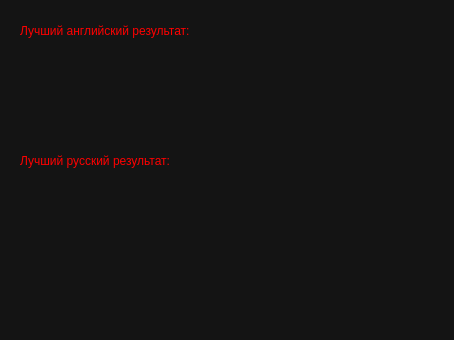
<?xml version="1.0" encoding="UTF-8"?>
<ui version="4.0">
 <class>MainWindow</class>
 <widget class="QMainWindow" name="MainWindow">
  <property name="geometry">
   <rect>
    <x>0</x>
    <y>0</y>
    <width>454</width>
    <height>340</height>
   </rect>
  </property>
  <property name="windowTitle">
   <string>MainWindow</string>
  </property>
  <property name="styleSheet">
   <string notr="true">background: #141414;</string>
  </property>
  <widget class="QWidget" name="centralwidget">
   <widget class="QLabel" name="label">
    <property name="geometry">
     <rect>
      <x>20</x>
      <y>20</y>
      <width>191</width>
      <height>21</height>
     </rect>
    </property>
    <property name="styleSheet">
     <string notr="true">color: red;</string>
    </property>
    <property name="text">
     <string>Лучший английский результат:</string>
    </property>
   </widget>
   <widget class="QLabel" name="label_2">
    <property name="geometry">
     <rect>
      <x>20</x>
      <y>150</y>
      <width>191</width>
      <height>21</height>
     </rect>
    </property>
    <property name="styleSheet">
     <string notr="true">color: red;</string>
    </property>
    <property name="text">
     <string>Лучший русский результат:</string>
    </property>
   </widget>
   <widget class="QLabel" name="ru_res">
    <property name="geometry">
     <rect>
      <x>20</x>
      <y>195</y>
      <width>361</width>
      <height>41</height>
     </rect>
    </property>
    <property name="styleSheet">
     <string notr="true">color: red;</string>
    </property>
    <property name="text">
     <string/>
    </property>
   </widget>
   <widget class="QLabel" name="eng_res">
    <property name="geometry">
     <rect>
      <x>20</x>
      <y>70</y>
      <width>361</width>
      <height>41</height>
     </rect>
    </property>
    <property name="styleSheet">
     <string notr="true">color:red;</string>
    </property>
    <property name="text">
     <string/>
    </property>
   </widget>
  </widget>
  <widget class="QMenuBar" name="menubar">
   <property name="geometry">
    <rect>
     <x>0</x>
     <y>0</y>
     <width>454</width>
     <height>26</height>
    </rect>
   </property>
  </widget>
  <widget class="QStatusBar" name="statusbar"/>
 </widget>
 <resources/>
 <connections/>
</ui>
